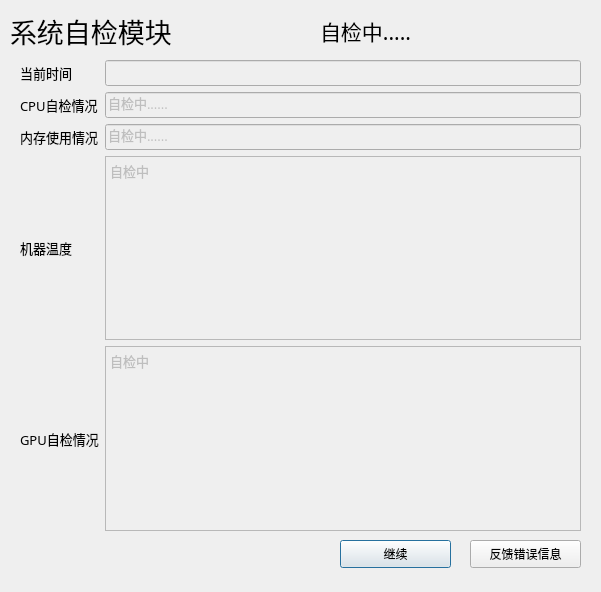
<?xml version="1.0" encoding="UTF-8"?>
<ui version="4.0">
 <class>Dialog</class>
 <widget class="QDialog" name="Dialog">
  <property name="geometry">
   <rect>
    <x>0</x>
    <y>0</y>
    <width>601</width>
    <height>592</height>
   </rect>
  </property>
  <property name="windowTitle">
   <string>自检</string>
  </property>
  <widget class="QLabel" name="label">
   <property name="geometry">
    <rect>
     <x>10</x>
     <y>10</y>
     <width>211</width>
     <height>41</height>
    </rect>
   </property>
   <property name="font">
    <font>
     <family>Adobe Devanagari</family>
     <pointsize>20</pointsize>
    </font>
   </property>
   <property name="text">
    <string>系统自检模块</string>
   </property>
  </widget>
  <widget class="QWidget" name="layoutWidget">
   <property name="geometry">
    <rect>
     <x>20</x>
     <y>60</y>
     <width>561</width>
     <height>471</height>
    </rect>
   </property>
   <property name="font">
    <font>
     <family>Adobe Devanagari</family>
     <pointsize>10</pointsize>
    </font>
   </property>
   <layout class="QGridLayout" name="gridLayout">
    <item row="4" column="1">
     <widget class="QPlainTextEdit" name="plainTextEdit_2">
      <property name="enabled">
       <bool>false</bool>
      </property>
      <property name="font">
       <font>
        <family>Adobe Devanagari</family>
        <pointsize>10</pointsize>
       </font>
      </property>
      <property name="plainText">
       <string>自检中</string>
      </property>
     </widget>
    </item>
    <item row="3" column="1">
     <widget class="QLineEdit" name="lineEdit_3">
      <property name="enabled">
       <bool>false</bool>
      </property>
      <property name="font">
       <font>
        <family>Adobe Devanagari</family>
        <pointsize>10</pointsize>
       </font>
      </property>
      <property name="text">
       <string>自检中......</string>
      </property>
     </widget>
    </item>
    <item row="2" column="1">
     <widget class="QLineEdit" name="lineEdit_2">
      <property name="enabled">
       <bool>false</bool>
      </property>
      <property name="font">
       <font>
        <family>Adobe Devanagari</family>
        <pointsize>10</pointsize>
       </font>
      </property>
      <property name="text">
       <string>自检中......</string>
      </property>
     </widget>
    </item>
    <item row="4" column="0">
     <widget class="QLabel" name="label_5">
      <property name="font">
       <font>
        <family>Adobe Devanagari</family>
        <pointsize>10</pointsize>
       </font>
      </property>
      <property name="text">
       <string>机器温度</string>
      </property>
     </widget>
    </item>
    <item row="6" column="1">
     <widget class="QPlainTextEdit" name="plainTextEdit">
      <property name="enabled">
       <bool>false</bool>
      </property>
      <property name="font">
       <font>
        <family>Adobe Devanagari</family>
        <pointsize>10</pointsize>
       </font>
      </property>
      <property name="plainText">
       <string>自检中</string>
      </property>
     </widget>
    </item>
    <item row="1" column="0">
     <widget class="QLabel" name="label_7">
      <property name="font">
       <font>
        <family>Adobe Devanagari</family>
        <pointsize>10</pointsize>
       </font>
      </property>
      <property name="text">
       <string>当前时间</string>
      </property>
     </widget>
    </item>
    <item row="1" column="1">
     <widget class="QLineEdit" name="lineEdit_5">
      <property name="enabled">
       <bool>false</bool>
      </property>
      <property name="font">
       <font>
        <family>Adobe Devanagari</family>
        <pointsize>10</pointsize>
       </font>
      </property>
     </widget>
    </item>
    <item row="3" column="0">
     <widget class="QLabel" name="label_4">
      <property name="font">
       <font>
        <family>Adobe Devanagari</family>
        <pointsize>10</pointsize>
       </font>
      </property>
      <property name="text">
       <string>内存使用情况</string>
      </property>
     </widget>
    </item>
    <item row="2" column="0">
     <widget class="QLabel" name="label_2">
      <property name="font">
       <font>
        <family>Adobe Devanagari</family>
        <pointsize>10</pointsize>
       </font>
      </property>
      <property name="text">
       <string>CPU自检情况</string>
      </property>
     </widget>
    </item>
    <item row="6" column="0">
     <widget class="QLabel" name="label_3">
      <property name="font">
       <font>
        <family>Adobe Devanagari</family>
        <pointsize>10</pointsize>
       </font>
      </property>
      <property name="text">
       <string>GPU自检情况</string>
      </property>
     </widget>
    </item>
   </layout>
  </widget>
  <widget class="QLabel" name="label_6">
   <property name="geometry">
    <rect>
     <x>320</x>
     <y>10</y>
     <width>171</width>
     <height>41</height>
    </rect>
   </property>
   <property name="font">
    <font>
     <family>Adobe Devanagari</family>
     <pointsize>16</pointsize>
    </font>
   </property>
   <property name="text">
    <string>自检中.....</string>
   </property>
  </widget>
  <widget class="QPushButton" name="pushButton">
   <property name="geometry">
    <rect>
     <x>340</x>
     <y>540</y>
     <width>111</width>
     <height>28</height>
    </rect>
   </property>
   <property name="text">
    <string>继续</string>
   </property>
  </widget>
  <widget class="QPushButton" name="pushButton_2">
   <property name="geometry">
    <rect>
     <x>470</x>
     <y>540</y>
     <width>111</width>
     <height>28</height>
    </rect>
   </property>
   <property name="text">
    <string>反馈错误信息</string>
   </property>
  </widget>
 </widget>
 <resources/>
 <connections/>
</ui>
